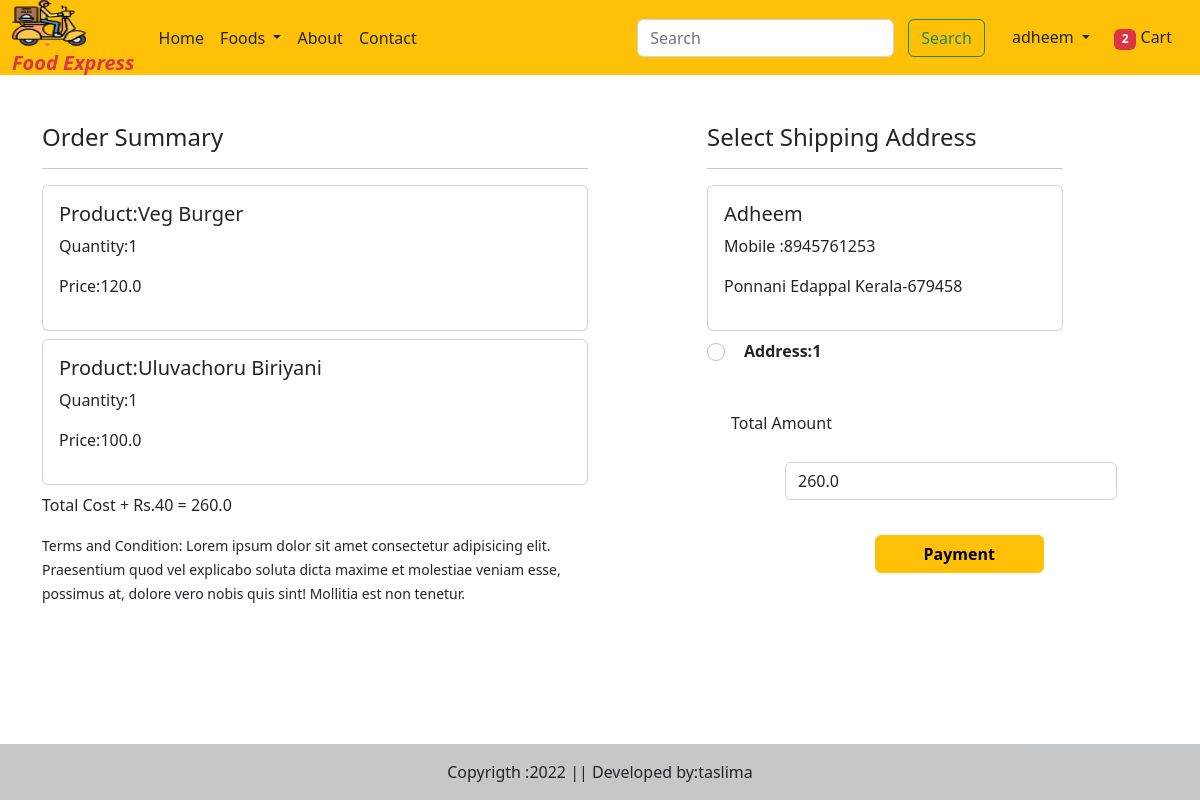
Page /checkout/ (signed in) on the earlier database version.
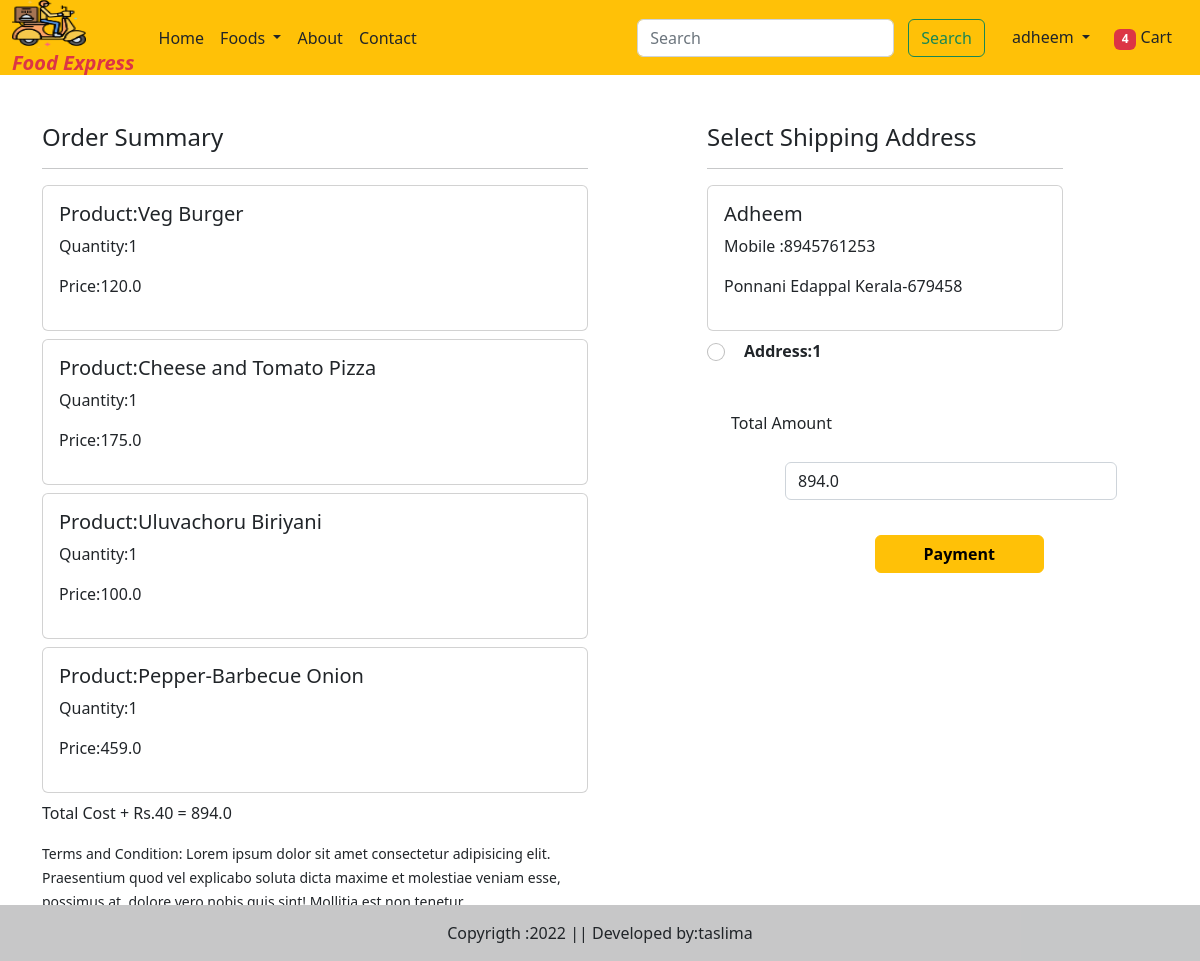
Same page on the later database version.
### myapp/models.py (models this page shows, shortened)
class Cart(models.Model):
    user=models.ForeignKey(User,on_delete=models.CASCADE)
    product=models.ForeignKey(Food,on_delete=models.CASCADE)
    product_qty=models.IntegerField(null=False,blank=False,default=1)

class Food(models.Model):
    CATEGORY_CHOICES=(
        ('bi','Biriyani'),
        ('pz','Pizza'),
        ('br','Burger'),
        ('sh','Shawarma'),
        ('ch','Chicken'),
        ('pr','Paratha'),
        ('sw','Sandwich'),
        ('ds','Dosa'),
        ('fr','Fried Rice'),
        ('nd','Noodles'),
        ('md','Mandhi'),
    )
    name=models.CharField(max_length=50)
    category=models.CharField(choices=CATEGORY_CHOICES,max_length=2)
    description=models.TextField()
    active=models.BooleanField()
    price=models.FloatField()
    discount_price=models.FloatField()
    is_veg=models.BooleanField()
    food_image=models.ImageField(upload_to='Dishes')

class Customer(models.Model):
    STATE_CHOICES=(("Select State","Select State"),
        ("Andhra Pradesh","Andhra Pradesh"),
                       ("Arunachal Pradesh ","Arunachal Pradesh "),
                       ("Assam","Assam"),
                       ("Bihar","Bihar"),
                       ("Chhattisgarh","Chhattisgarh"),
                       ("Goa","Goa"),
                        ("Gujarat","Gujarat"),
                       ("Haryana","Haryana"),
                       ("Himachal Pradesh","Himachal Pradesh"),
                       ("Jammu and Kashmir ","Jammu and Kashmir "),
                       ("Jharkhand","Jharkhand"),
                       ("Karnataka","Karnataka"),
                       ("Kerala","Kerala"),
                       ("Madhya Pradesh","Madhya Pradesh"),
                       ("Maharashtra","Maharashtra"),
                       ("Manipur","Manipur"),
                       ("Meghalaya","Meghalaya"),
                       ("Mizoram","Mizoram"),
                       ("Nagaland","Nagaland"),
                       ("Odisha","Odisha"),
                       ("Punjab","Punjab"),
                       ("Rajasthan","Rajasthan"),
                       ("Sikkim","Sikkim"),
                       ("Tamil Nadu","Tamil Nadu"),
                       ("Telangana","Telangana"),
                       ("Tripura","Tripura"),
                       ("Uttar Pradesh","Uttar Pradesh"),
                       ("Uttarakhand","Uttarakhand"),
                       ("West Bengal","West Bengal"),
                       ("Andaman and Nicobar Islands","Andaman and Nicobar Islands"),
                       ("Chandigarh","Chandigarh"),
                       ("Dadra and Nagar Haveli","Dadra and Nagar Haveli"),
                       ("Daman and Diu","Daman and Diu"),
                       ("Lakshadweep","Lakshadweep"),
                       ("National Capital Territory of Delhi","National Capital Territory of Delhi"),
                       ("Puducherry","Puducherry"))
    user=models.ForeignKey(User, on_delete=models.CASCADE)
    name=models.CharField(max_length=200)
    locality=models.CharField(max_length=200)
    city=models.CharField(max_length=50)
    mobile=models.CharField(max_length=10)
    pincode=models.CharField(max_length=6)
    state=models.CharField(choices=STATE_CHOICES,max_length=100,default="Select state")

### myapp/views.py (the view, shortened to what this page needs)
# urls.py: path('checkout/',views.checkout.as_view(),name='checkout'),
class checkout(View):
    def get(self,request):
        user=request.user
        add=Customer.objects.filter(user=user)
        cart_items=Cart.objects.filter(user=user)
        order_placed=OrderPlaced.objects.filter(user=request.user)
        famount=0
        for p in cart_items:
            value = p.product_qty * p.product.discount_price
            famount=famount+value
        totalamount=famount+40
        razoramount=int(totalamount*100)
        client = razorpay.Client(auth=(settings.RAZOR_KEY_ID,settings.RAZOR_KEY_SECRET))
        data = { "amount": razoramount, "currency": "INR", "receipt": "order_rcptid_12" }
        payment_response = client.order.create(data=data)
        print(payment_response)
        order_id=payment_response['id']
        order_status=payment_response['status']
        if request.user.is_authenticated:
            totalitem=len(Cart.objects.filter(user=request.user))
        return render(request,"checkout.html",locals())

### myapp/templates/checkout.html (shortened to what this page needs)
{% extends 'base.html' %}
{% load static %}
{% block main-content %}
<div class="container">
    <div class="row mt-5">
        <div class="col-sm-6">
            <h4>Order Summary</h4>
            <hr>
            {% for item in cart_items %}
            <div class="card mb-2">
                <div class="card-body">
                    <h5>Product:{{item.product.name}}</h5>
                    <p>Quantity:{{item.product_qty}}</p>
                    <p class="fw-blod">Price:{{item.product.discount_price}}</p>
                </div>
            </div>
            {% endfor %}
            <p class="fw-blod">Total Cost + Rs.40 = {{totalamount}}</p>
            <small>Terms and Condition: Lorem ipsum dolor sit amet consectetur adipisicing elit. Praesentium quod vel explicabo soluta dicta maxime et molestiae veniam esse, possimus at, dolore vero nobis quis sint! Mollitia est non tenetur.</small>
        </div>
        <div class="col-sm-4 offset-sm-1">
            <h4>Select Shipping Address</h4>
            <hr>
            <form method="post" id="myform">
                {% for ad in add %}
                <div class="card">
                    <div class="card-body">
                        <h5>{{ad.name}}</h5>
                        <p>Mobile :{{ad.mobile}}</p>
                        <p>{{ad.locality}} {{ad.city}} {{ad.state}}-{{ad.pincode}}</p>
                    </div>
                </div>
                <div class="form-check mt-2 mb-5">
                    <input type="radio" class="form-check-input" name="custid" id="custadd{{forloop.counter}}" value="{{ad.id}}"/>
                <label class=" fw-bold" for="custadd{{forloop.counter}}">Address:{{forloop.counter}}</label>
                </div>
                {% endfor %}
                <div class="form-check mb-3">
                    <label for="totalamount" class="form-label">Total Amount</label>
                    <input type="number" class="form-control" name="totalamount" value="{{totalamount}}" readonly>
                </div>
                <div class="text-end">
                    <button id="rzp-button1" type="submit" class="btn btn-warning mt-3 px-5 fw-bold">Payment</button>
                </div>
            </form>
        </div>
    </div>
</div>
{% endblock main-content %}

### myapp/templates/base.html (shortened to what this page needs)
<!DOCTYPE html>
{% load static %}
<html lang="en">
<head>
    <link href="https://cdn.jsdelivr.net/npm/bootstrap@5.2.3/dist/css/bootstrap.min.css" rel="stylesheet">
    <link rel="stylesheet" href="{% static 'css/owl.carousel.min.css' %}">
    <link rel="stylesheet" href="{% static 'css/all.min.css' %}">
    <link rel="stylesheet" href="{% static 'css/style.css' %}">
</head>
<body>
    <nav class="navbar navbar-expand-lg bg-warning ">
        <div class="container-fluid">
          <a class="navbar-brand" href="#">
            <img src="{% static '/images/logo.png' %}" width="70" height="50"><br>
           <span class="text-danger lh-1 fs-8 text fst-italic fw-bold" > Food Express</span>
          </a>
          <div class="collapse navbar-collapse" id="navbarSupportedContent">
            <ul class="navbar-nav me-auto mb-2 mb-lg-0">
              <li class="nav-item">
                <a class="nav-link text-dark active" aria-current="page" href="/">Home</a>
              </li>
              <li class="nav-item dropdown">
                <a class="nav-link dropdown-toggle text-dark" href="#" role="button" data-bs-toggle="dropdown" aria-expanded="false">
               Foods
                </a>
              </li>
              <li class="nav-item">
                <a class="nav-link text-dark" href="{% url 'about' %}">About</a>
              </li>
              <li class="nav-item">
                <a class="nav-link text-dark" href="{% url 'contact' %}">Contact</a>
              </li>
            </ul>
            <form class="d-flex" role="search" action="/search">
              <input class="form-control me-2" type="search" placeholder="Search" aria-label="Search" name="search">
              <button class="btn btn-outline-success" type="submit">Search</button>
            </form>
          </div>
          <ul class="navbar-nav me-auto mb-2 mb-lg-0">
            {% if request.user.is_authenticated %}
            <li class="nav-item dropdown">
              <a class="nav-link dropdown-toggle text-dark" id="profileDropdown" href="#" role="button" data-bs-toggle="dropdown" aria-expanded="false">
          {{request.user}}
              </a>
            </li> </li>
            <li class="nav-item mx-2">
              <a href="{% url 'cart'  %}" class="nav-link text-dark">
                <span class="badge bg-danger">
                {% if totalitem > 0 %}
                {{totalitem}}
                {% endif %}</span>
                Cart</a>
          {% endif %}
          </ul>
        </div>
      </nav>
 {% block main-content %}{% endblock main-content %}
 <br>
 <br>
 <footer  class="bg-light text-center text-lg-start fixed-bottom" >
  <div class="text-center p-3" style="background-color: rgba(0, 0, 0, 0.2);">
    Copyrigth :2022 || Developed by:taslima
  </div>
 </footer>
</body>
</html>

Differences in the rows shown:
added Cart: product.name "Cheese and Tomato Pizza", product_qty "1", product.discount_price "175.0"
added Cart: product.name "Pepper-Barbecue Onion", product_qty "1", product.discount_price "459.0"
Other differences:
{{ totalitem }}: "2" → "4"
{{ totalamount }}: "260.0" → "894.0"
form field totalamount: "260.0" → "894.0"
